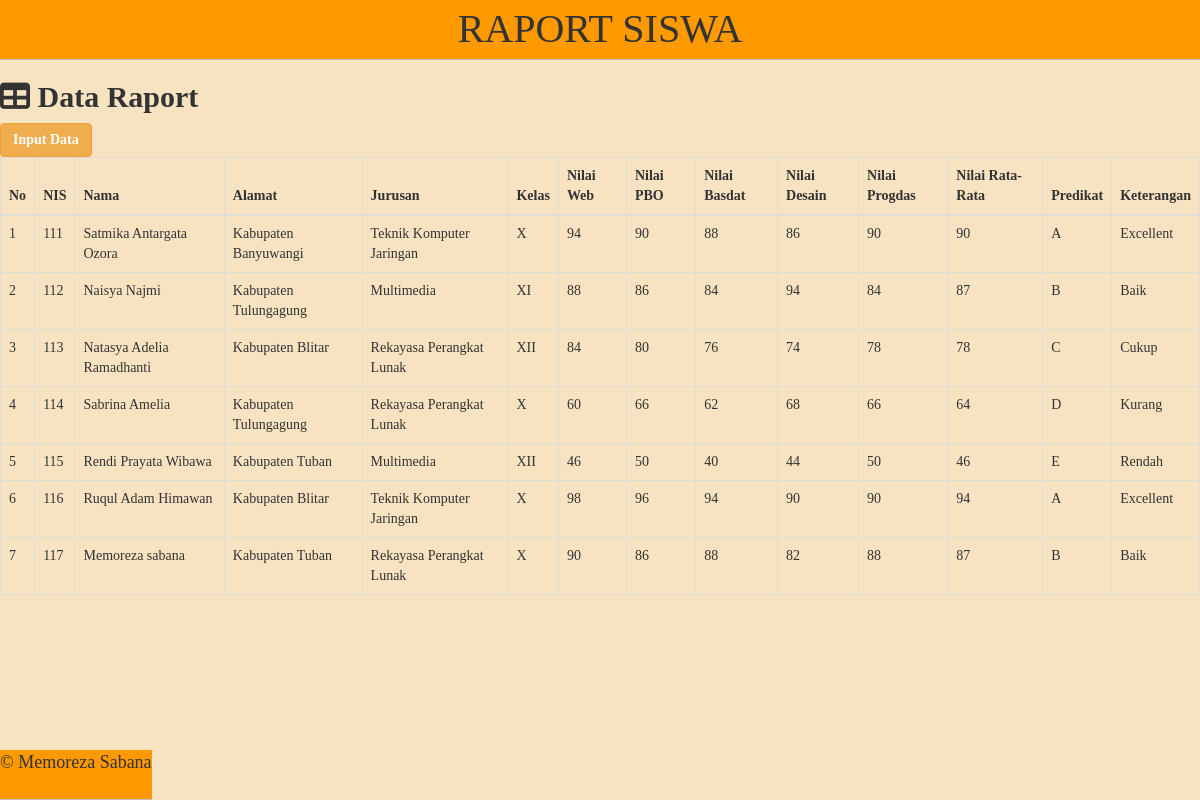
The page / on the database its author committed.
### tables this page shows
CREATE TABLE `nilai` (
  `nis` int(10) NOT NULL,
  `nama` varchar(100) NOT NULL,
  `alamat` varchar(200) NOT NULL,
  `id_jurusan` int(3) NOT NULL,
  `id_kelas` int(3) NOT NULL,
  `nilai_web` int(3) NOT NULL,
  `nilai_pbo` int(3) NOT NULL,
  `nilai_basdat` int(3) NOT NULL,
  `nilai_desain` int(3) NOT NULL,
  `nilai_progdas` int(3) NOT NULL,
  `ratarata` int(3) NOT NULL,
  `predikat` varchar(3) NOT NULL,
  `keterangan` varchar(20) NOT NULL
);

CREATE TABLE `jurusan` (
  `id_jurusan` int(3) NOT NULL,
  `jurusan` varchar(50) NOT NULL
);

CREATE TABLE `kelas` (
  `id_kelas` int(3) NOT NULL,
  `kelas` varchar(3) NOT NULL
);

### index.php (the view, shortened to what this page needs)
<?php
include 'aset/header.php';
?>
<?php
include 'koneksi.php';
    $sql = "SELECT * FROM nilai
    INNER JOIN kelas ON nilai.id_kelas=kelas.id_kelas
    INNER JOIN jurusan ON nilai.id_jurusan=jurusan.id_jurusan ORDER BY nis";
    $res = mysqli_query($koneksi, $sql);
    $dasis = array();
    while ($data = mysqli_fetch_assoc($res)) {
        $dasis[] = $data;
    }
?>
<div id="body">
<div class="card">
    <div id="cont" class="card-header">
        <h2 class="card-title"><i class="fas fa-table"></i><b> Data Raport</b></h2>
        <a href="form-nilai.php" class="btn btn-warning btn-md "><b>Input Data</b></a>
  <div id="cont" class="card-body">
  <table class="table table-bordered">
  <thead>
    <tr>
    <th scope="col">No</th>
    <th scope="col">NIS</th>
      <th scope="col">Nama</th>
      <th scope="col">Alamat</th>
      <th scope="col">Jurusan</th>
      <th scope="col">Kelas</th>
      <th scope="col">Nilai Web</th>
      <th scope="col">Nilai PBO</th>
      <th scope="col">Nilai Basdat</th>
      <th scope="col">Nilai Desain</th>
      <th scope="col">Nilai Progdas</th>
      <th scope="col">Nilai Rata-Rata</th>
      <th scope="col">Predikat</th>
      <th scope="col">Keterangan</th>
    </tr>
  </thead>
  <?php
    $no = 1;
    foreach ($dasis as $d) { ?>
    <tr>
    <td scope="row"><?= $no ?></td>
    <td><?= $d['nis']?></th>
        <td><?= $d['nama']?></th>
        <td><?= $d['alamat']?></th>
        <td><?= $d['jurusan']?></th>
        <td><?= $d['kelas']?></th>
        <td><?= $d['nilai_web']?></th>
        <td><?= $d['nilai_pbo']?></th>
        <td><?= $d['nilai_basdat']?></th>
        <td><?= $d['nilai_desain']?></th>
        <td><?= $d['nilai_progdas']?></th>
        <td><?= $d['ratarata']?></th>
        <td><?= $d['predikat']?></th>
        <td><?= $d['keterangan']?></th>
        </tr>
    <?php
        $no++;
    }
    ?>
</table>
    </div>
</div>
</div>
<?php
include 'aset/footer.php';
?>

### header.php (shortened to what this page needs)
<!DOCTYPE html>
<html lang="en">
<head>
    <link rel="stylesheet" href="http://localhost/raport/aset/bootstrap/css/bootstrap.min.css">
    <link rel="stylesheet" href="http://localhost/raport/aset/fontawesome/css/all.min.css">
</head>
<body>
<div align = "center" id="header" class="col-md-12 col-xs-12">RAPORT SISWA
</div>
</body>
</html>

### footer.php (shortened to what this page needs)
   <body>
   <div id="footer" class="col-md"><center>© Memoreza Sabana</center></div>
</body>

### header.php (style rules this page uses)
#header { width:100td_persen; height:60px; border-bottom:silver 1px solid; background-color:#ff9900; z-index:2; font-family: "stencil"; font-size : 40px; }
#footer { width:100td_persen; height:50px; border-bottom:silver 1px solid; position:fixed; bottom:0px; background-color:#ff9900; z-index:2; font-family:"stencil"; font-size : 18px; }

### index.php (style rules this page uses)
body { background-color: #f7e3c1; }
#cont { font-family:"Helvetica-serif"; }

### rows shown on the page
nilai: nis "111", nama "Satmika Antargata Ozora", alamat "Kabupaten Banyuwangi", id_jurusan.jurusan "Teknik Komputer Jaringan", id_kelas.kelas "X", nilai_web "94", nilai_pbo "90", nilai_basdat "88", nilai_desain "86", nilai_progdas "90", ratarata "90", predikat "A", keterangan "Excellent"
nilai: nis "112", nama "Naisya Najmi", alamat "Kabupaten Tulungagung", id_jurusan.jurusan "Multimedia", id_kelas.kelas "XI", nilai_web "88", nilai_pbo "86", nilai_basdat "84", nilai_desain "94", nilai_progdas "84", ratarata "87", predikat "B", keterangan "Baik"
nilai: nis "113", nama "Natasya Adelia Ramadhanti", alamat "Kabupaten Blitar", id_jurusan.jurusan "Rekayasa Perangkat Lunak", id_kelas.kelas "XII", nilai_web "84", nilai_pbo "80", nilai_basdat "76", nilai_desain "74", nilai_progdas "78", ratarata "78", predikat "C", keterangan "Cukup"
nilai: nis "114", nama "Sabrina Amelia", alamat "Kabupaten Tulungagung", id_jurusan.jurusan "Rekayasa Perangkat Lunak", id_kelas.kelas "X", nilai_web "60", nilai_pbo "66", nilai_basdat "62", nilai_desain "68", nilai_progdas "66", ratarata "64", predikat "D", keterangan "Kurang"
nilai: nis "115", nama "Rendi Prayata Wibawa", alamat "Kabupaten Tuban", id_jurusan.jurusan "Multimedia", id_kelas.kelas "XII", nilai_web "46", nilai_pbo "50", nilai_basdat "40", nilai_desain "44", nilai_progdas "50", ratarata "46", predikat "E", keterangan "Rendah"
nilai: nis "116", nama "Ruqul Adam Himawan", alamat "Kabupaten Blitar", id_jurusan.jurusan "Teknik Komputer Jaringan", id_kelas.kelas "X", nilai_web "98", nilai_pbo "96", nilai_basdat "94", nilai_desain "90", nilai_progdas "90", ratarata "94", predikat "A", keterangan "Excellent"
nilai: nis "117", nama "Memoreza sabana", alamat "Kabupaten Tuban", id_jurusan.jurusan "Rekayasa Perangkat Lunak", id_kelas.kelas "X", nilai_web "90", nilai_pbo "86", nilai_basdat "88", nilai_desain "82", nilai_progdas "88", ratarata "87", predikat "B", keterangan "Baik"
